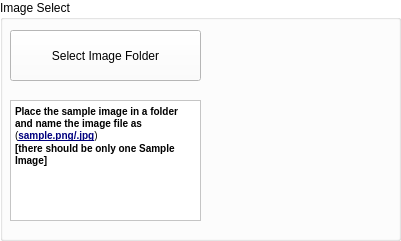
     <widget class="QGroupBox" name="groupBox_3">
      <property name="geometry">
       <rect>
        <x>30</x>
        <y>20</y>
        <width>401</width>
        <height>241</height>
       </rect>
      </property>
      <property name="palette">
       <palette>
        <active>
         <colorrole role="WindowText">
          <brush brushstyle="SolidPattern">
           <color alpha="255">
            <red>0</red>
            <green>0</green>
            <blue>0</blue>
           </color>
          </brush>
         </colorrole>
         <colorrole role="Button">
          <brush brushstyle="SolidPattern">
           <color alpha="255">
            <red>255</red>
            <green>255</green>
            <blue>255</blue>
           </color>
          </brush>
         </colorrole>
         <colorrole role="Light">
          <brush brushstyle="SolidPattern">
           <color alpha="255">
            <red>255</red>
            <green>255</green>
            <blue>255</blue>
           </color>
          </brush>
         </colorrole>
         <colorrole role="Midlight">
          <brush brushstyle="SolidPattern">
           <color alpha="255">
            <red>255</red>
            <green>255</green>
            <blue>255</blue>
           </color>
          </brush>
         </colorrole>
         <colorrole role="Dark">
          <brush brushstyle="SolidPattern">
           <color alpha="255">
            <red>127</red>
            <green>127</green>
            <blue>127</blue>
           </color>
          </brush>
         </colorrole>
         <colorrole role="Mid">
          <brush brushstyle="SolidPattern">
           <color alpha="255">
            <red>170</red>
            <green>170</green>
            <blue>170</blue>
           </color>
          </brush>
         </colorrole>
         <colorrole role="Text">
          <brush brushstyle="SolidPattern">
           <color alpha="255">
            <red>0</red>
            <green>0</green>
            <blue>0</blue>
           </color>
          </brush>
         </colorrole>
         <colorrole role="BrightText">
          <brush brushstyle="SolidPattern">
           <color alpha="255">
            <red>255</red>
            <green>255</green>
            <blue>255</blue>
           </color>
          </brush>
         </colorrole>
         <colorrole role="ButtonText">
          <brush brushstyle="SolidPattern">
           <color alpha="255">
            <red>0</red>
            <green>0</green>
            <blue>0</blue>
           </color>
          </brush>
         </colorrole>
         <colorrole role="Base">
          <brush brushstyle="SolidPattern">
           <color alpha="255">
            <red>255</red>
            <green>255</green>
            <blue>255</blue>
           </color>
          </brush>
         </colorrole>
         <colorrole role="Window">
          <brush brushstyle="SolidPattern">
           <color alpha="255">
            <red>255</red>
            <green>255</green>
            <blue>255</blue>
           </color>
          </brush>
         </colorrole>
         <colorrole role="Shadow">
          <brush brushstyle="SolidPattern">
           <color alpha="255">
            <red>0</red>
            <green>0</green>
            <blue>0</blue>
           </color>
          </brush>
         </colorrole>
         <colorrole role="AlternateBase">
          <brush brushstyle="SolidPattern">
           <color alpha="255">
            <red>255</red>
            <green>255</green>
            <blue>255</blue>
           </color>
          </brush>
         </colorrole>
         <colorrole role="ToolTipBase">
          <brush brushstyle="SolidPattern">
           <color alpha="255">
            <red>255</red>
            <green>255</green>
            <blue>220</blue>
           </color>
          </brush>
         </colorrole>
         <colorrole role="ToolTipText">
          <brush brushstyle="SolidPattern">
           <color alpha="255">
            <red>0</red>
            <green>0</green>
            <blue>0</blue>
           </color>
          </brush>
         </colorrole>
        </active>
        <inactive>
         <colorrole role="WindowText">
          <brush brushstyle="SolidPattern">
           <color alpha="255">
            <red>0</red>
            <green>0</green>
            <blue>0</blue>
           </color>
          </brush>
         </colorrole>
         <colorrole role="Button">
          <brush brushstyle="SolidPattern">
           <color alpha="255">
            <red>255</red>
            <green>255</green>
            <blue>255</blue>
           </color>
          </brush>
         </colorrole>
         <colorrole role="Light">
          <brush brushstyle="SolidPattern">
           <color alpha="255">
            <red>255</red>
            <green>255</green>
            <blue>255</blue>
           </color>
          </brush>
         </colorrole>
         <colorrole role="Midlight">
          <brush brushstyle="SolidPattern">
           <color alpha="255">
            <red>255</red>
            <green>255</green>
            <blue>255</blue>
           </color>
          </brush>
         </colorrole>
         <colorrole role="Dark">
          <brush brushstyle="SolidPattern">
           <color alpha="255">
            <red>127</red>
            <green>127</green>
            <blue>127</blue>
           </color>
          </brush>
         </colorrole>
         <colorrole role="Mid">
          <brush brushstyle="SolidPattern">
           <color alpha="255">
            <red>170</red>
            <green>170</green>
            <blue>170</blue>
           </color>
          </brush>
         </colorrole>
         <colorrole role="Text">
          <brush brushstyle="SolidPattern">
           <color alpha="255">
            <red>0</red>
            <green>0</green>
            <blue>0</blue>
           </color>
          </brush>
         </colorrole>
         <colorrole role="BrightText">
          <brush brushstyle="SolidPattern">
           <color alpha="255">
            <red>255</red>
            <green>255</green>
            <blue>255</blue>
           </color>
          </brush>
         </colorrole>
         <colorrole role="ButtonText">
          <brush brushstyle="SolidPattern">
           <color alpha="255">
            <red>0</red>
            <green>0</green>
            <blue>0</blue>
           </color>
          </brush>
         </colorrole>
         <colorrole role="Base">
          <brush brushstyle="SolidPattern">
           <color alpha="255">
            <red>255</red>
            <green>255</green>
            <blue>255</blue>
           </color>
          </brush>
         </colorrole>
         <colorrole role="Window">
          <brush brushstyle="SolidPattern">
           <color alpha="255">
            <red>255</red>
            <green>255</green>
            <blue>255</blue>
           </color>
          </brush>
         </colorrole>
         <colorrole role="Shadow">
          <brush brushstyle="SolidPattern">
           <color alpha="255">
            <red>0</red>
            <green>0</green>
            <blue>0</blue>
           </color>
          </brush>
         </colorrole>
         <colorrole role="AlternateBase">
          <brush brushstyle="SolidPattern">
           <color alpha="255">
            <red>255</red>
            <green>255</green>
            <blue>255</blue>
           </color>
          </brush>
         </colorrole>
         <colorrole role="ToolTipBase">
          <brush brushstyle="SolidPattern">
           <color alpha="255">
            <red>255</red>
            <green>255</green>
            <blue>220</blue>
           </color>
          </brush>
         </colorrole>
         <colorrole role="ToolTipText">
          <brush brushstyle="SolidPattern">
           <color alpha="255">
            <red>0</red>
            <green>0</green>
            <blue>0</blue>
           </color>
          </brush>
         </colorrole>
        </inactive>
        <disabled>
         <colorrole role="WindowText">
          <brush brushstyle="SolidPattern">
           <color alpha="255">
            <red>127</red>
            <green>127</green>
            <blue>127</blue>
           </color>
          </brush>
         </colorrole>
         <colorrole role="Button">
          <brush brushstyle="SolidPattern">
           <color alpha="255">
            <red>255</red>
            <green>255</green>
            <blue>255</blue>
           </color>
          </brush>
         </colorrole>
         <colorrole role="Light">
          <brush brushstyle="SolidPattern">
           <color alpha="255">
            <red>255</red>
            <green>255</green>
            <blue>255</blue>
           </color>
          </brush>
         </colorrole>
         <colorrole role="Midlight">
          <brush brushstyle="SolidPattern">
           <color alpha="255">
            <red>255</red>
            <green>255</green>
            <blue>255</blue>
           </color>
          </brush>
         </colorrole>
         <colorrole role="Dark">
          <brush brushstyle="SolidPattern">
           <color alpha="255">
            <red>127</red>
            <green>127</green>
            <blue>127</blue>
           </color>
          </brush>
         </colorrole>
         <colorrole role="Mid">
          <brush brushstyle="SolidPattern">
           <color alpha="255">
            <red>170</red>
            <green>170</green>
            <blue>170</blue>
           </color>
          </brush>
         </colorrole>
         <colorrole role="Text">
          <brush brushstyle="SolidPattern">
           <color alpha="255">
            <red>127</red>
            <green>127</green>
            <blue>127</blue>
           </color>
          </brush>
         </colorrole>
         <colorrole role="BrightText">
          <brush brushstyle="SolidPattern">
           <color alpha="255">
            <red>255</red>
            <green>255</green>
            <blue>255</blue>
           </color>
          </brush>
         </colorrole>
         <colorrole role="ButtonText">
          <brush brushstyle="SolidPattern">
           <color alpha="255">
            <red>127</red>
            <green>127</green>
            <blue>127</blue>
           </color>
          </brush>
         </colorrole>
         <colorrole role="Base">
          <brush brushstyle="SolidPattern">
           <color alpha="255">
            <red>255</red>
            <green>255</green>
            <blue>255</blue>
           </color>
          </brush>
         </colorrole>
         <colorrole role="Window">
          <brush brushstyle="SolidPattern">
           <color alpha="255">
            <red>255</red>
            <green>255</green>
            <blue>255</blue>
           </color>
          </brush>
         </colorrole>
         <colorrole role="Shadow">
          <brush brushstyle="SolidPattern">
           <color alpha="255">
            <red>0</red>
            <green>0</green>
            <blue>0</blue>
           </color>
          </brush>
         </colorrole>
         <colorrole role="AlternateBase">
          <brush brushstyle="SolidPattern">
           <color alpha="255">
            <red>255</red>
            <green>255</green>
            <blue>255</blue>
           </color>
          </brush>
         </colorrole>
         <colorrole role="ToolTipBase">
          <brush brushstyle="SolidPattern">
           <color alpha="255">
            <red>255</red>
            <green>255</green>
            <blue>220</blue>
           </color>
          </brush>
         </colorrole>
         <colorrole role="ToolTipText">
          <brush brushstyle="SolidPattern">
           <color alpha="255">
            <red>0</red>
            <green>0</green>
            <blue>0</blue>
           </color>
          </brush>
         </colorrole>
        </disabled>
       </palette>
      </property>
      <property name="autoFillBackground">
       <bool>false</bool>
      </property>
      <property name="title">
       <string>Image Select</string>
      </property>
      <widget class="QLabel" name="img_disp">
       <property name="geometry">
        <rect>
         <x>210</x>
         <y>30</y>
         <width>171</width>
         <height>191</height>
        </rect>
       </property>
       <property name="statusTip">
        <string>sample image preview</string>
       </property>
       <property name="text">
        <string/>
       </property>
       <property name="pixmap">
        <pixmap>E:/Programs(cs)/python_opencv_project/no_img.png</pixmap>
       </property>
       <property name="scaledContents">
        <bool>true</bool>
       </property>
      </widget>
      <widget class="QPushButton" name="btn_select_img_folder">
       <property name="geometry">
        <rect>
         <x>10</x>
         <y>30</y>
         <width>191</width>
         <height>51</height>
        </rect>
       </property>
       <property name="statusTip">
        <string>select image directory...</string>
       </property>
       <property name="text">
        <string>Select Image Folder</string>
       </property>
       <property name="icon">
        <iconset>
         <normaloff>E:/Programs(cs)/python_opencv_project/icon_folder.png</normaloff>E:/Programs(cs)/python_opencv_project/icon_folder.png</iconset>
       </property>
       <property name="iconSize">
        <size>
         <width>30</width>
         <height>30</height>
        </size>
       </property>
      </widget>
      <widget class="QTextBrowser" name="textBrowser_3">
       <property name="geometry">
        <rect>
         <x>10</x>
         <y>100</y>
         <width>191</width>
         <height>121</height>
        </rect>
       </property>
       <property name="html">
        <string>&lt;!DOCTYPE HTML PUBLIC &quot;-//W3C//DTD HTML 4.0//EN&quot; &quot;http://www.w3.org/TR/REC-html40/strict.dtd&quot;&gt;
&lt;html&gt;&lt;head&gt;&lt;meta name=&quot;qrichtext&quot; content=&quot;1&quot; /&gt;&lt;style type=&quot;text/css&quot;&gt;
p, li { white-space: pre-wrap; }
&lt;/style&gt;&lt;/head&gt;&lt;body style=&quot; font-family:'MS Shell Dlg 2'; font-size:8pt; font-weight:400; font-style:normal;&quot;&gt;
&lt;p style=&quot; margin-top:0px; margin-bottom:0px; margin-left:0px; margin-right:0px; -qt-block-indent:0; text-indent:0px;&quot;&gt;&lt;span style=&quot; font-size:7.8pt; font-weight:600;&quot;&gt;Place the sample image in a folder and name the image file as&lt;/span&gt;&lt;span style=&quot; font-size:7.8pt;&quot;&gt; (&lt;/span&gt;&lt;span style=&quot; font-size:7.8pt; font-weight:600; text-decoration: underline; color:#00007f;&quot;&gt;sample.png/.jpg&lt;/span&gt;&lt;span style=&quot; font-size:7.8pt;&quot;&gt;)&lt;/span&gt;&lt;/p&gt;
&lt;p style=&quot; margin-top:0px; margin-bottom:0px; margin-left:0px; margin-right:0px; -qt-block-indent:0; text-indent:0px;&quot;&gt;&lt;span style=&quot; font-size:7.8pt; font-weight:600; color:#000000;&quot;&gt;[there should be only one Sample Image&lt;/span&gt;&lt;span style=&quot; font-size:7.8pt; font-weight:600;&quot;&gt;]&lt;/span&gt;&lt;/p&gt;&lt;/body&gt;&lt;/html&gt;</string>
       </property>
      </widget>
     </widget>
